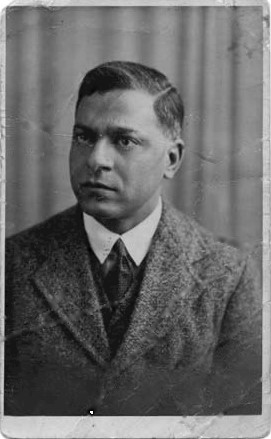
#> input picture man_bw.jpg, 271 x 439 px
$ python Ma321_Be_main.py
#> lines starting #> are read from the running program, lines starting #| are printed output that depends on the picture; after the words box and inside, x2 and y2 are one past the last pixel; in counts of white or black regions, pixels touching at a corner belong together
### Ma321_Be_lib.py
# -*- coding: utf-8 -*-
"""
Ma321 BE: Image Restoration Library

@author: Nathan_AZO
"""

import numpy as np
import cv2
import copy

def masque(F, v):
    """
    Create a binary mask where pixels equal to value `v` are set to 0 and others to 1.

    Parameters
    ----------
    F : np.ndarray
        Input image (grayscale or color).
    v : int
        Pixel value to mask.

    Returns
    -------
    M : np.ndarray
        Binary mask of the same height and width as `F`.
    """
    p, q = F.shape[:2]
    r = np.ndim(F)
    M = np.zeros((p, q))

    if r == 2:
        M[F != v] = 1
    elif r == 3:
        M[F[:, :, 0] != v] = 1

    return M

def D(r):
    """
    Create a second-order difference matrix of size (r-2, r).

    Parameters
    ----------
    r : int
        Size of the square image dimension.

    Returns
    -------
    D_matrix : np.ndarray
        Second-order difference matrix.
    """
    D_matrix = np.eye(r-2, r)
    for j in range(r):
        for i in range(r-2):
            if i + 1 == j:
                D_matrix[i, j] = -2
            elif i + 2 == j:
                D_matrix[i, j] = 1
    return D_matrix

def A(X, M):
    """
    Apply the regularization operator to the image X using mask M.

    Parameters
    ----------
    X : np.ndarray
        Image matrix.
    M : np.ndarray
        Binary mask.

    Returns
    -------
    result : np.ndarray
        Result after applying the operator.
    """
    p, q = M.shape
    Mb = 1 - M
    return (D(p).T @ D(p) @ X + X @ D(q).T @ D(q)) * Mb

def GPC(M, F, X0, epsilon):
    """
    Gradient Projection Conjugate method to restore missing pixels.

    Parameters
    ----------
    M : np.ndarray
        Mask.
    F : np.ndarray
        Original image with missing pixels.
    X0 : np.ndarray
        Initial guess image.
    epsilon : float
        Convergence threshold.

    Returns
    -------
    X : np.ndarray
        Restored image.
    """
    X = copy.copy(X0)
    d = -(A(X, M) + A(F, M))
    compteur = 0
    Y = X + epsilon * np.ones_like(X)

    while np.linalg.norm(X - Y) > epsilon and compteur < 100:
        Y = copy.copy(X)
        t = -(np.trace(d.T @ (A(X, M) + A(F, M)))) / (np.trace(d.T @ A(d, M)))
        X = X + t * d
        beta = (np.trace(d.T @ A((A(X, M) + A(F, M)), M))) / (np.trace(d.T @ A(d, M)))
        d = -(A(X, M) + A(F, M)) + beta * d
        compteur += 1

    return np.asarray(X, dtype=np.uint8)

def restauration(F, M, epsilon):
    """
    Restore a grayscale image using mask M.

    Parameters
    ----------
    F : np.ndarray
        Input grayscale image.
    M : np.ndarray
        Mask for missing pixels.
    epsilon : float
        Convergence threshold.

    Returns
    -------
    Im_finale : np.ndarray
        Restored grayscale image.
    """
    p, q = F.shape
    X0 = np.zeros((p, q))
    Mat = F + GPC(M, F, X0, epsilon)
    Im_finale = np.clip(Mat, 0, 255).astype(np.uint8)
    return Im_finale

def restauration_couleur(F, M, epsilon):
    """
    Restore a color image using mask M by processing each channel separately.

    Parameters
    ----------
    F : np.ndarray
        Input color image.
    M : np.ndarray
        Mask for missing pixels.
    epsilon : float
        Convergence threshold.

    Returns
    -------
    Im_finale : np.ndarray
        Restored color image.
    """
    Im_finale = np.zeros_like(F)
    for i in range(3):
        Im_finale[:, :, i] = restauration(F[:, :, i], M, epsilon)
    return Im_finale

# [22 lines left out: function video, not called in this run]

### Ma321_Be_main.py
# -*- coding: utf-8 -*-

"""
Main script for testing image restoration

Example image files available (place them in the same folder as this script):
- man_bw.jpg      # Grayscale
- man_color.jpg    # Color


@author: Nathan_AZO
"""

import cv2
from Ma321_Be_lib import restauration, restauration_couleur, masque

# --- Load an example image ---
F = cv2.imread('man_bw.jpg', cv2.IMREAD_UNCHANGED)  # change filename as needed
#> F is the input picture: shape (439, 271, 3); min 0, max 255, mean 104.9

if F is None:
    raise FileNotFoundError("Image file not found. Check the filename and path.")

# --- Create mask ---
M = masque(F, 0)
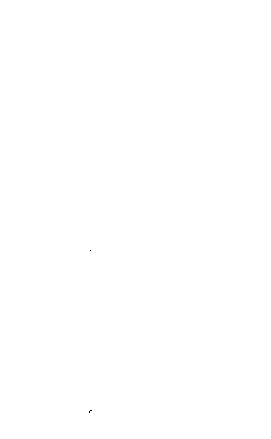
#> M: shape (439, 271) float64; values 0 (black) and 1 (white), 100% white; black in thin lines or dots, all inside (x1, y1, x2, y2) = (89, 250, 92, 413)

# --- Detect type and restore ---
if len(F.shape) == 2 or F.shape[2] == 1:
    # Grayscale restoration
    restored = restauration(F, M, epsilon=1)
    cv2.imshow("Restored Grayscale Image", restored)
else:
    # Color restoration
    restored = restauration_couleur(F, M, epsilon=1)
#> the loop in restauration_couleur, `for i in range(3):` made 3 passes
#> pass 1, in D (call 5), `D_matrix = np.eye(r-2, r)`:
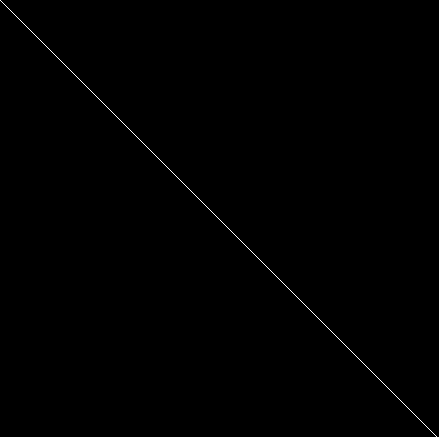
#> D_matrix: shape (437, 439) float64; values 0 (black) and 1 (white), 0.23% white in thin lines or dots
#> pass 1, in D (call 7), `D_matrix = np.eye(r-2, r)`:
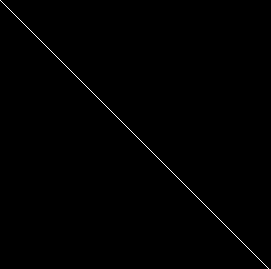
#> D_matrix: shape (269, 271) float64; values 0 (black) and 1 (white), 0.37% white in thin lines or dots
    cv2.imshow("Restored Color Image", restored)

cv2.waitKey(0)
cv2.destroyAllWindows()
